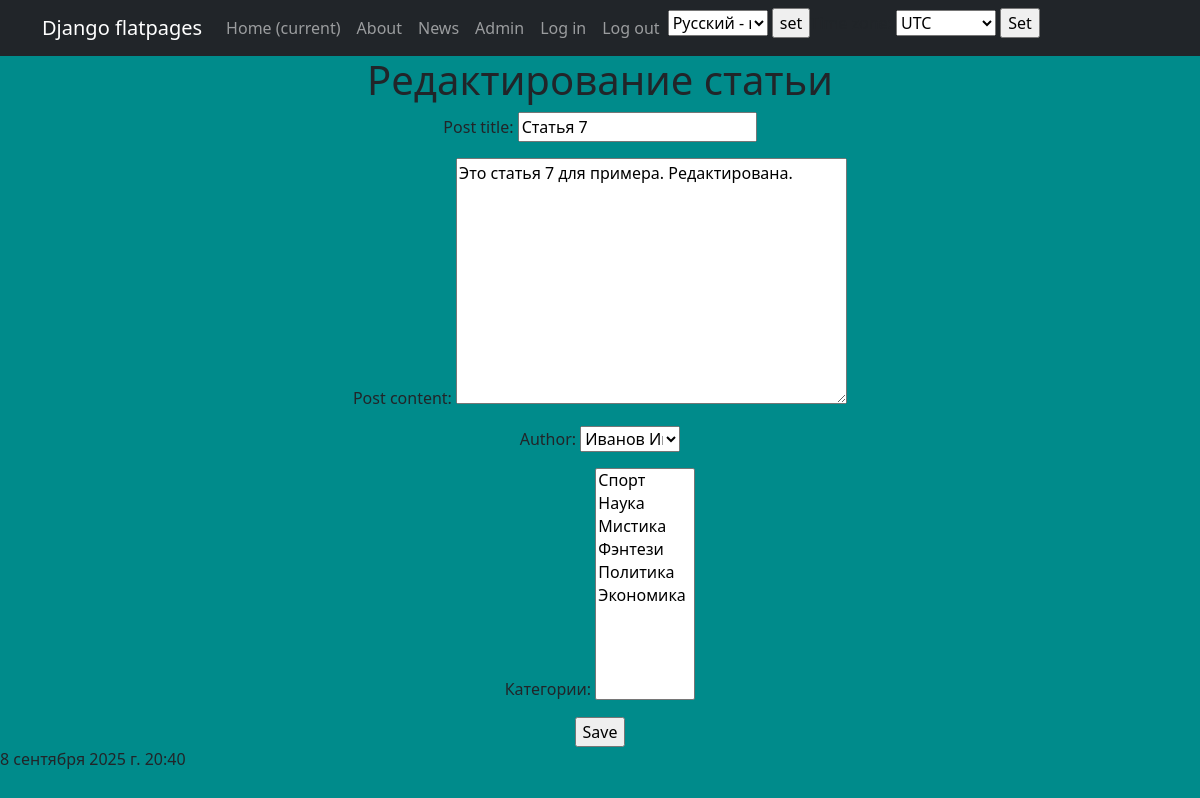
Page /news/articles/7/edit (signed in) on the earlier database version.
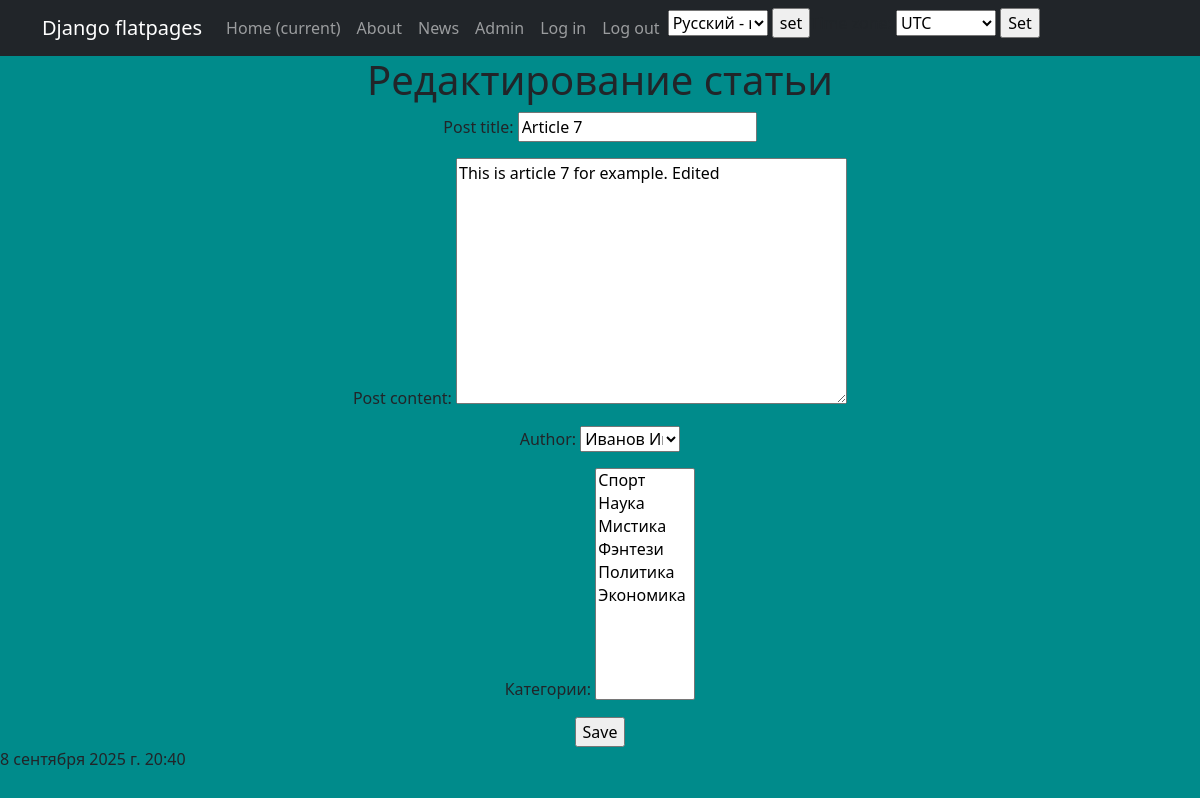
Same page on the later database version.
### NewsPortal_app/models.py (models this page shows, shortened)
class Post(models.Model):
    TYPE_POST = [
        ('N', "Новости"),
        ('A', "Статья"),
    ]
    type_post = models.CharField(max_length=1, choices=TYPE_POST, default='A')
    time_create = models.DateTimeField(auto_now_add=True)
    post_title = models.CharField(max_length=255)
    post_content = models.TextField()
    post_rating = models.IntegerField(default=0)
    author = models.ForeignKey(Author, on_delete=models.CASCADE)
    post_category = models.ManyToManyField(Category, through='PostCategory')

### NewsPortal_app/views.py (the view, shortened to what this page needs)
# urls.py: path('articles/<int:pk>/edit', ArticleUpdateView.as_view(), name='update_article'),
class ArticleUpdateView(PermissionRequiredMixin, LoginRequiredMixin, UpdateView):
    permission_required = 'NewsPortal_app.change_post'
    raise_exception = True
    form_class = PostForm
    model = Post
    template_name = 'article_update.html'

### NewsPortal_app/forms.py
class PostForm(forms.ModelForm):
    post_category = forms.ModelMultipleChoiceField(label='Категории', queryset=Category.objects.all(),
                                                   widget=SelectMultiple(attrs={'size': 10}))
    class Meta:
        model = Post
        fields = [
            'post_title',
            'post_content',
            'author',
            'post_category',
            ]

### NewsPortal_app/context_processors.py (called while the page is built)
def get_current_time(request):
    return {'current_time': timezone.localtime(timezone.now()),
            'timezones': pytz.common_timezones}

### NewsPortal_app/models.py (called while the page is built)
    def __str__(self):
        return self.author_user.username

    def __str__(self):
        for i in range(len(self.CATEGORY_LIST)):
            if self.CATEGORY_LIST[i][0] == self.category_name:
                return self.CATEGORY_LIST[i][1]

### templates/article_update.html (shortened to what this page needs)
{% extends 'flatpages/default.html'%}
{% load i18n %}
{% block content%}
<h1>{% trans "Edit article" %}</h1>
<form action="" method="post">
    {{ form.as_p }}
    <input type="submit" value="Save">
</form>
{% endblock content%}

Differences in the rows shown:
changed Post "Иванов Иван Иванович": post_title "Статья 7" → "Article 7"; post_content "Это статья 7 для примера. Редактирована." → "This is article 7 for example. Edited"
